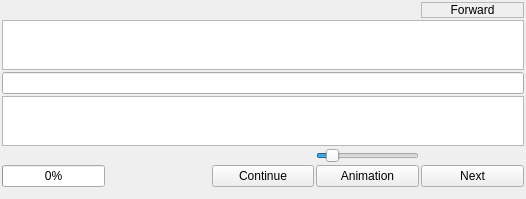
<?xml version="1.0" encoding="UTF-8"?>
<ui version="4.0">
 <class>Form</class>
 <widget class="QWidget" name="Form">
  <property name="geometry">
   <rect>
    <x>0</x>
    <y>0</y>
    <width>526</width>
    <height>199</height>
   </rect>
  </property>
  <property name="windowTitle">
   <string>Form</string>
  </property>
  <layout class="QGridLayout" name="gridLayout">
   <property name="leftMargin">
    <number>2</number>
   </property>
   <property name="topMargin">
    <number>2</number>
   </property>
   <property name="rightMargin">
    <number>2</number>
   </property>
   <property name="bottomMargin">
    <number>2</number>
   </property>
   <property name="spacing">
    <number>2</number>
   </property>
   <item row="1" column="0" colspan="5">
    <widget class="QTextEdit" name="srcView">
     <property name="sizePolicy">
      <sizepolicy hsizetype="Expanding" vsizetype="Minimum">
       <horstretch>0</horstretch>
       <verstretch>0</verstretch>
      </sizepolicy>
     </property>
     <property name="maximumSize">
      <size>
       <width>16777215</width>
       <height>50</height>
      </size>
     </property>
     <property name="frameShape">
      <enum>QFrame::StyledPanel</enum>
     </property>
     <property name="lineWidth">
      <number>0</number>
     </property>
     <property name="verticalScrollBarPolicy">
      <enum>Qt::ScrollBarAlwaysOff</enum>
     </property>
     <property name="lineWrapMode">
      <enum>QTextEdit::NoWrap</enum>
     </property>
     <property name="readOnly">
      <bool>true</bool>
     </property>
     <property name="html">
      <string>&lt;!DOCTYPE HTML PUBLIC &quot;-//W3C//DTD HTML 4.0//EN&quot; &quot;http://www.w3.org/TR/REC-html40/strict.dtd&quot;&gt;
&lt;html&gt;&lt;head&gt;&lt;meta name=&quot;qrichtext&quot; content=&quot;1&quot; /&gt;&lt;style type=&quot;text/css&quot;&gt;
p, li { white-space: pre-wrap; }
&lt;/style&gt;&lt;/head&gt;&lt;body style=&quot; font-family:'.AppleSystemUIFont'; font-size:13pt; font-weight:400; font-style:normal;&quot;&gt;
&lt;p style=&quot;-qt-paragraph-type:empty; margin-top:0px; margin-bottom:0px; margin-left:0px; margin-right:0px; -qt-block-indent:0; text-indent:0px; font-family:'.AppleSystemUIFont'; font-size:8pt;&quot;&gt;&lt;br /&gt;&lt;/p&gt;&lt;/body&gt;&lt;/html&gt;</string>
     </property>
    </widget>
   </item>
   <item row="2" column="0" colspan="5">
    <widget class="QLineEdit" name="ruleView">
     <property name="sizePolicy">
      <sizepolicy hsizetype="Expanding" vsizetype="Fixed">
       <horstretch>3</horstretch>
       <verstretch>0</verstretch>
      </sizepolicy>
     </property>
     <property name="alignment">
      <set>Qt::AlignCenter</set>
     </property>
    </widget>
   </item>
   <item row="3" column="0" colspan="5">
    <widget class="QTextEdit" name="destView">
     <property name="maximumSize">
      <size>
       <width>16777215</width>
       <height>50</height>
      </size>
     </property>
     <property name="frameShape">
      <enum>QFrame::StyledPanel</enum>
     </property>
     <property name="lineWidth">
      <number>0</number>
     </property>
     <property name="verticalScrollBarPolicy">
      <enum>Qt::ScrollBarAlwaysOff</enum>
     </property>
     <property name="lineWrapMode">
      <enum>QTextEdit::NoWrap</enum>
     </property>
     <property name="readOnly">
      <bool>true</bool>
     </property>
    </widget>
   </item>
   <item row="4" column="3">
    <widget class="QSlider" name="animationDebugSlider">
     <property name="minimum">
      <number>10</number>
     </property>
     <property name="maximum">
      <number>5000</number>
     </property>
     <property name="value">
      <number>500</number>
     </property>
     <property name="orientation">
      <enum>Qt::Horizontal</enum>
     </property>
    </widget>
   </item>
   <item row="5" column="0">
    <widget class="QProgressBar" name="progressBar">
     <property name="value">
      <number>0</number>
     </property>
     <property name="alignment">
      <set>Qt::AlignCenter</set>
     </property>
    </widget>
   </item>
   <item row="5" column="1">
    <spacer name="horizontalSpacer">
     <property name="orientation">
      <enum>Qt::Horizontal</enum>
     </property>
     <property name="sizeHint" stdset="0">
      <size>
       <width>268</width>
       <height>20</height>
      </size>
     </property>
    </spacer>
   </item>
   <item row="5" column="3">
    <widget class="QPushButton" name="animateDebugButton">
     <property name="text">
      <string>Animation</string>
     </property>
     <property name="icon">
      <iconset resource="lpyresources.qrc">
       <normaloff>:/images/icons/play.png</normaloff>:/images/icons/play.png</iconset>
     </property>
    </widget>
   </item>
   <item row="5" column="4">
    <widget class="QPushButton" name="nextDebugButton">
     <property name="text">
      <string>Next</string>
     </property>
     <property name="icon">
      <iconset resource="lpyresources.qrc">
       <normaloff>:/images/icons/play-green.png</normaloff>:/images/icons/play-green.png</iconset>
     </property>
    </widget>
   </item>
   <item row="6" column="0">
    <spacer name="verticalSpacer">
     <property name="orientation">
      <enum>Qt::Vertical</enum>
     </property>
     <property name="sizeHint" stdset="0">
      <size>
       <width>100</width>
       <height>9</height>
      </size>
     </property>
    </spacer>
   </item>
   <item row="5" column="2">
    <widget class="QPushButton" name="endDebugButton">
     <property name="text">
      <string>Continue</string>
     </property>
     <property name="icon">
      <iconset resource="lpyresources.qrc">
       <normaloff>:/images/icons/run.png</normaloff>:/images/icons/run.png</iconset>
     </property>
    </widget>
   </item>
   <item row="0" column="4">
    <widget class="QLabel" name="directionLabel">
     <property name="frameShape">
      <enum>QFrame::StyledPanel</enum>
     </property>
     <property name="text">
      <string>Forward</string>
     </property>
     <property name="alignment">
      <set>Qt::AlignCenter</set>
     </property>
    </widget>
   </item>
  </layout>
 </widget>
 <resources>
  <include location="lpyresources.qrc"/>
 </resources>
 <connections/>
</ui>
